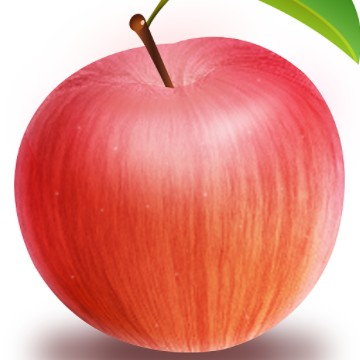
#> input picture misc/pillow---分割合并一张图片/files/raw.jpg, 360 x 360 px
$ python split_and_combine.py
#> lines starting #> are read from the running program, lines starting #| are printed output that depends on the picture
# coding:utf8

from PIL import Image

im = Image.open('raw.jpg')
#> im is the input picture: PIL image 360x360 RGB; mean R, G, B 227.4, 146.3, 135.7
want_width, want_height = 120, 120

# 分割
for y in range(3):
    for x in range(3):
        # left, upper, right, lower
        box = (want_width*x, want_height*y, want_width*(x+1), want_height*(y+1))
        sub_im = im.crop(box)
        sub_im_name = '{}.jpg'.format(y*3+x)
        sub_im.save(sub_im_name)
#> this loop made 3 passes
#> pass 1, `sub_im.save(sub_im_name)`:
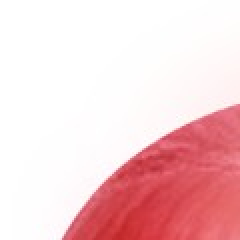
#> saved as 0.jpg: PIL image 120x120 RGB (shown 2 times larger); mean R, G, B 244.4, 207.3, 209.9
#> pass 1, `sub_im.save(sub_im_name)`:
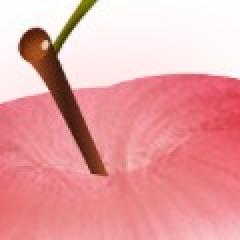
#> saved as 1.jpg: PIL image 120x120 RGB (shown 2 times larger); mean R, G, B 232, 160.7, 163.1
#> pass 1, `sub_im.save(sub_im_name)`:
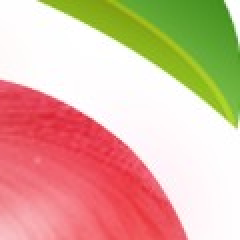
#> saved as 2.jpg: PIL image 120x120 RGB (shown 2 times larger); mean R, G, B 220.7, 179.2, 157.7
#> pass 2, `sub_im.save(sub_im_name)`:
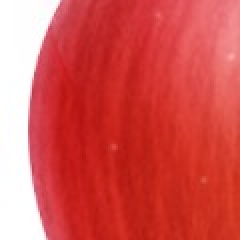
#> saved as 3.jpg: PIL image 120x120 RGB (shown 2 times larger); mean R, G, B 214.1, 84.2, 81.5
#> after the loop:
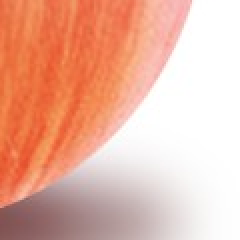
#> sub_im: PIL image 120x120 RGB (shown 2 times larger); mean R, G, B 234, 180.5, 162.1
im.close()

# 合并
im = Image.new('RGB', (360, 360))
#> im: PIL image 360x360 RGB; every value is 0
for y in range(3):
    for x in range(3):
        sub_im_name = '{}.jpg'.format(y*3+x)
        sub_im = Image.open(sub_im_name)
        im.paste(sub_im, (want_width*x, want_height*y))
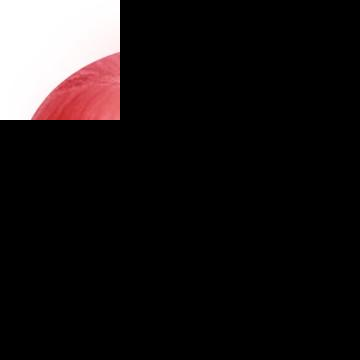
#> im: PIL image 360x360 RGB; mean R, G, B 27.1, 23, 23.3
        sub_im.close()

im.save('result.jpg')
